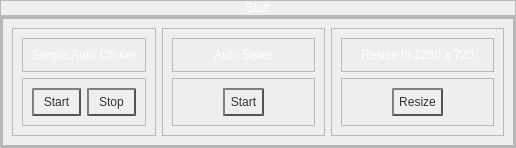
      <widget class="QWidget" name="other_Page">
       <layout class="QVBoxLayout" name="verticalLayout_9">
        <property name="spacing">
         <number>0</number>
        </property>
        <property name="leftMargin">
         <number>0</number>
        </property>
        <property name="topMargin">
         <number>0</number>
        </property>
        <property name="rightMargin">
         <number>0</number>
        </property>
        <property name="bottomMargin">
         <number>0</number>
        </property>
        <item>
         <widget class="QFrame" name="frame_19">
          <property name="maximumSize">
           <size>
            <width>16777215</width>
            <height>80</height>
           </size>
          </property>
          <property name="frameShape">
           <enum>QFrame::StyledPanel</enum>
          </property>
          <property name="frameShadow">
           <enum>QFrame::Raised</enum>
          </property>
          <layout class="QHBoxLayout" name="horizontalLayout_13">
           <property name="spacing">
            <number>0</number>
           </property>
           <property name="leftMargin">
            <number>0</number>
           </property>
           <property name="topMargin">
            <number>0</number>
           </property>
           <property name="rightMargin">
            <number>0</number>
           </property>
           <property name="bottomMargin">
            <number>0</number>
           </property>
           <item>
            <widget class="QLabel" name="label_7">
             <property name="styleSheet">
              <string notr="true">color: rgb(255, 255, 255);
font: 28pt &quot;Comic Sans MS&quot;;</string>
             </property>
             <property name="text">
              <string>Stuff</string>
             </property>
             <property name="alignment">
              <set>Qt::AlignCenter</set>
             </property>
            </widget>
           </item>
          </layout>
         </widget>
        </item>
        <item>
         <widget class="QFrame" name="frame_16">
          <property name="frameShape">
           <enum>QFrame::StyledPanel</enum>
          </property>
          <property name="frameShadow">
           <enum>QFrame::Raised</enum>
          </property>
          <layout class="QVBoxLayout" name="verticalLayout_8">
           <property name="spacing">
            <number>0</number>
           </property>
           <property name="leftMargin">
            <number>0</number>
           </property>
           <property name="topMargin">
            <number>0</number>
           </property>
           <property name="rightMargin">
            <number>0</number>
           </property>
           <property name="bottomMargin">
            <number>0</number>
           </property>
           <item>
            <widget class="QFrame" name="frame_17">
             <property name="frameShape">
              <enum>QFrame::StyledPanel</enum>
             </property>
             <property name="frameShadow">
              <enum>QFrame::Raised</enum>
             </property>
             <layout class="QVBoxLayout" name="verticalLayout_27">
              <property name="spacing">
               <number>0</number>
              </property>
              <property name="leftMargin">
               <number>0</number>
              </property>
              <property name="topMargin">
               <number>0</number>
              </property>
              <property name="rightMargin">
               <number>0</number>
              </property>
              <property name="bottomMargin">
               <number>0</number>
              </property>
              <item>
               <widget class="QFrame" name="frame_66">
                <property name="frameShape">
                 <enum>QFrame::StyledPanel</enum>
                </property>
                <property name="frameShadow">
                 <enum>QFrame::Raised</enum>
                </property>
                <layout class="QHBoxLayout" name="horizontalLayout_47">
                 <item>
                  <widget class="QFrame" name="frame_68">
                   <property name="frameShape">
                    <enum>QFrame::StyledPanel</enum>
                   </property>
                   <property name="frameShadow">
                    <enum>QFrame::Raised</enum>
                   </property>
                   <layout class="QVBoxLayout" name="verticalLayout_28">
                    <item>
                     <widget class="QFrame" name="frame_71">
                      <property name="frameShape">
                       <enum>QFrame::StyledPanel</enum>
                      </property>
                      <property name="frameShadow">
                       <enum>QFrame::Raised</enum>
                      </property>
                      <layout class="QHBoxLayout" name="horizontalLayout_48">
                       <item>
                        <widget class="QLabel" name="label_9">
                         <property name="styleSheet">
                          <string notr="true">font: 16pt &quot;Comic Sans MS&quot;;
color: rgb(255, 255, 255);</string>
                         </property>
                         <property name="text">
                          <string>Simple Auto Clicker</string>
                         </property>
                         <property name="alignment">
                          <set>Qt::AlignCenter</set>
                         </property>
                        </widget>
                       </item>
                      </layout>
                     </widget>
                    </item>
                    <item>
                     <widget class="QFrame" name="frame_72">
                      <property name="styleSheet">
                       <string notr="true">QPushButton{
    color: #333;
    border: 2px solid #555;
    border-style: outset;
    background: qradialgradient(
        cx: 0.3, cy: -0.4, fx: 0.3, fy: -0.4,
        radius: 1.35, stop: 0 #fff, stop: 1 #888
        );
    padding: 5px;
	font: 9pt &quot;Comic Sans MS&quot;;
}
QPushButton:hover {
    background: qradialgradient(
        cx: 0.3, cy: -0.4, fx: 0.3, fy: -0.4,
        radius: 1.35, stop: 0 #fff, stop: 1 #bbb
        );
    }

QPushButton:pressed {
    border-style: inset;
    background: qradialgradient(
        cx: 0.4, cy: -0.1, fx: 0.4, fy: -0.1,
        radius: 1.35, stop: 0 #fff, stop: 1 #ddd
        );
    }
</string>
                      </property>
                      <property name="frameShape">
                       <enum>QFrame::StyledPanel</enum>
                      </property>
                      <property name="frameShadow">
                       <enum>QFrame::Raised</enum>
                      </property>
                      <layout class="QHBoxLayout" name="horizontalLayout_49">
                       <item>
                        <widget class="QPushButton" name="level_Btn_9">
                         <property name="styleSheet">
                          <string notr="true"/>
                         </property>
                         <property name="text">
                          <string>Start</string>
                         </property>
                        </widget>
                       </item>
                       <item>
                        <widget class="QPushButton" name="level_Btn_8">
                         <property name="styleSheet">
                          <string notr="true"/>
                         </property>
                         <property name="text">
                          <string>Stop</string>
                         </property>
                        </widget>
                       </item>
                      </layout>
                     </widget>
                    </item>
                   </layout>
                  </widget>
                 </item>
                 <item>
                  <widget class="QFrame" name="frame_69">
                   <property name="frameShape">
                    <enum>QFrame::StyledPanel</enum>
                   </property>
                   <property name="frameShadow">
                    <enum>QFrame::Raised</enum>
                   </property>
                   <layout class="QVBoxLayout" name="verticalLayout_29">
                    <item>
                     <widget class="QFrame" name="frame_73">
                      <property name="frameShape">
                       <enum>QFrame::StyledPanel</enum>
                      </property>
                      <property name="frameShadow">
                       <enum>QFrame::Raised</enum>
                      </property>
                      <layout class="QHBoxLayout" name="horizontalLayout_50">
                       <item>
                        <widget class="QLabel" name="label_10">
                         <property name="styleSheet">
                          <string notr="true">font: 16pt &quot;Comic Sans MS&quot;;
color: rgb(255, 255, 255);</string>
                         </property>
                         <property name="text">
                          <string>Auto Seller</string>
                         </property>
                         <property name="alignment">
                          <set>Qt::AlignCenter</set>
                         </property>
                        </widget>
                       </item>
                      </layout>
                     </widget>
                    </item>
                    <item>
                     <widget class="QFrame" name="frame_74">
                      <property name="styleSheet">
                       <string notr="true">QPushButton{
    color: #333;
    border: 2px solid #555;
    border-style: outset;
    background: qradialgradient(
        cx: 0.3, cy: -0.4, fx: 0.3, fy: -0.4,
        radius: 1.35, stop: 0 #fff, stop: 1 #888
        );
    padding: 5px;
	font: 9pt &quot;Comic Sans MS&quot;;
}
QPushButton:hover {
    background: qradialgradient(
        cx: 0.3, cy: -0.4, fx: 0.3, fy: -0.4,
        radius: 1.35, stop: 0 #fff, stop: 1 #bbb
        );
    }

QPushButton:pressed {
    border-style: inset;
    background: qradialgradient(
        cx: 0.4, cy: -0.1, fx: 0.4, fy: -0.1,
        radius: 1.35, stop: 0 #fff, stop: 1 #ddd
        );
    }
</string>
                      </property>
                      <property name="frameShape">
                       <enum>QFrame::StyledPanel</enum>
                      </property>
                      <property name="frameShadow">
                       <enum>QFrame::Raised</enum>
                      </property>
                      <layout class="QHBoxLayout" name="horizontalLayout_51">
                       <property name="leftMargin">
                        <number>50</number>
                       </property>
                       <property name="rightMargin">
                        <number>50</number>
                       </property>
                       <item>
                        <widget class="QPushButton" name="level_Btn_10">
                         <property name="styleSheet">
                          <string notr="true"/>
                         </property>
                         <property name="text">
                          <string>Start</string>
                         </property>
                        </widget>
                       </item>
                      </layout>
                     </widget>
                    </item>
                   </layout>
                  </widget>
                 </item>
                 <item>
                  <widget class="QFrame" name="frame_70">
                   <property name="frameShape">
                    <enum>QFrame::StyledPanel</enum>
                   </property>
                   <property name="frameShadow">
                    <enum>QFrame::Raised</enum>
                   </property>
                   <layout class="QVBoxLayout" name="verticalLayout_30">
                    <item>
                     <widget class="QFrame" name="frame_75">
                      <property name="frameShape">
                       <enum>QFrame::StyledPanel</enum>
                      </property>
                      <property name="frameShadow">
                       <enum>QFrame::Raised</enum>
                      </property>
                      <layout class="QHBoxLayout" name="horizontalLayout_52">
                       <item>
                        <widget class="QLabel" name="label_11">
                         <property name="styleSheet">
                          <string notr="true">font: 16pt &quot;Comic Sans MS&quot;;
color: rgb(255, 255, 255);</string>
                         </property>
                         <property name="text">
                          <string>Resize to 1280 x 720</string>
                         </property>
                         <property name="alignment">
                          <set>Qt::AlignCenter</set>
                         </property>
                        </widget>
                       </item>
                      </layout>
                     </widget>
                    </item>
                    <item>
                     <widget class="QFrame" name="frame_76">
                      <property name="styleSheet">
                       <string notr="true">QPushButton{
    color: #333;
    border: 2px solid #555;
    border-style: outset;
    background: qradialgradient(
        cx: 0.3, cy: -0.4, fx: 0.3, fy: -0.4,
        radius: 1.35, stop: 0 #fff, stop: 1 #888
        );
    padding: 5px;
	font: 9pt &quot;Comic Sans MS&quot;;
}
QPushButton:hover {
    background: qradialgradient(
        cx: 0.3, cy: -0.4, fx: 0.3, fy: -0.4,
        radius: 1.35, stop: 0 #fff, stop: 1 #bbb
        );
    }

QPushButton:pressed {
    border-style: inset;
    background: qradialgradient(
        cx: 0.4, cy: -0.1, fx: 0.4, fy: -0.1,
        radius: 1.35, stop: 0 #fff, stop: 1 #ddd
        );
    }
</string>
                      </property>
                      <property name="frameShape">
                       <enum>QFrame::StyledPanel</enum>
                      </property>
                      <property name="frameShadow">
                       <enum>QFrame::Raised</enum>
                      </property>
                      <layout class="QHBoxLayout" name="horizontalLayout_53">
                       <property name="leftMargin">
                        <number>50</number>
                       </property>
                       <property name="topMargin">
                        <number>9</number>
                       </property>
                       <property name="rightMargin">
                        <number>50</number>
                       </property>
                       <item>
                        <widget class="QPushButton" name="resize_Btn">
                         <property name="styleSheet">
                          <string notr="true"/>
                         </property>
                         <property name="text">
                          <string>Resize</string>
                         </property>
                        </widget>
                       </item>
                      </layout>
                     </widget>
                    </item>
                   </layout>
                  </widget>
                 </item>
                </layout>
               </widget>
              </item>
              <item>
               <widget class="QFrame" name="frame_67">
                <property name="maximumSize">
                 <size>
                  <width>16777215</width>
                  <height>80</height>
                 </size>
                </property>
                <property name="frameShape">
                 <enum>QFrame::StyledPanel</enum>
                </property>
                <property name="frameShadow">
                 <enum>QFrame::Raised</enum>
                </property>
               </widget>
              </item>
             </layout>
            </widget>
           </item>
          </layout>
         </widget>
        </item>
       </layout>
      </widget>
